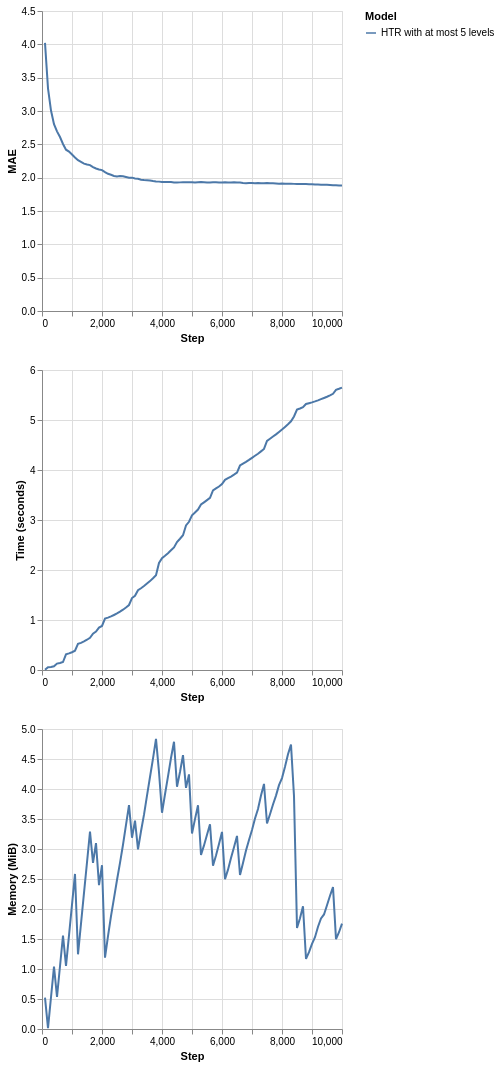

Notebook cell for this chart:
### Markdown cell above
Note that as soon the memory usage reaches the limit that we determined (at the memory check intervals), HTR starts managing its resource usage to reduce the size. As a consequence, the running time also decreases. For more accurate management, the intervals between memory checks should be decreased. This action, however, has costs since the tree stops the learning process to estimate its size and alter its own structure. Too frequent memory checks might end up result in a slow learning process. Besides, by using fewer resources, the predictive performance can be negatively impacted. So, use this tool with caution!

**But how that works at all?**

HTs monitor the incoming feature values to perform split attempts. To do so, they rely on a class of algorithms called *Attribute Observers* (AO) or *Splitters* (spoiler alert!). Each leaf node in an HT keeps one AO per incoming feature. After pre-determined intervals (`grace_period` parameter), leaves query their AOs for split candidates. Well, there are costs to monitor input features (mainly the numerical ones). In fact, AOs correspond to one of the most time and memory-consuming portions of the HTs. To manage memory usage, an HT firstly determines its least promising leaves, w.r.t. how likely they will be split. Then, these leaves' AOs are removed, and the tree nodes are said to be "deactivated." That's it! The deactivated leaves do not perform split attempts anymore, but they continue to be updated to provide responses. They will be kept as leaves as long as there are not available resources to enable tree growth. These leaves can be activated again (meaning that new AOs will be created for them) if there is available memory, so don't worry!

**Hint:** another indirect way to bound memory usage is to limit the tree depth. By default, the trees can grow until they get close to the maximum recursion limit enabled in the system, but the `max_depth` parameter can control this behavior.

### Code cell
plot_performance(
    synth.Friedman(seed=42).take(10_000),
    metrics.MAE(),
    {
        "HTR with at most 5 levels": (
            preprocessing.StandardScaler()
            | tree.HoeffdingTreeRegressor(
                splitter=tree.splitter.EBSTSplitter(),
                max_depth=5
            )
        )
    }
)

### Figure 1 — Vega-Lite specification as saved in the notebook (floating-point values rounded to 4 significant figures)
{"config": {"view": {"continuousWidth": 300, "continuousHeight": 300}}, "vconcat": [{"mark": {"type": "line"}, "encoding": {"color": {"field": "Model", "type": "nominal"}, "x": {"field": "Step", "type": "quantitative"}, "y": {"field": "Metric", "title": "MAE", "type": "quantitative"}}}, {"mark": {"type": "line"}, "encoding": {"color": {"field": "Model", "type": "nominal"}, "x": {"field": "Step", "type": "quantitative"}, "y": {"field": "Time", "title": "Time (seconds)", "type": "quantitative"}}}, {"mark": {"type": "line"}, "encoding": {"color": {"field": "Model", "type": "nominal"}, "x": {"field": "Step", "type": "quantitative"}, "y": {"field": "Memory", "title": "Memory (MiB)", "type": "quantitative"}}}], "data": {"name": "data-c785094a5e18211325dc448e07a169a6"}, "$schema": "https://vega.github.io/schema/vega-lite/v6.1.0.json", "datasets": {"data-c785094a5e18211325dc448e07a169a6": [{"Step": 100, "Metric": 4.023, "Time": 0.005246, "Memory": 0.5233, "Model": "HTR with at most 5 levels"}, {"Step": 200, "Metric": 3.34, "Time": 0.05559, "Memory": 0.01346, "Model": "HTR with at most 5 levels"}, {"Step": 300, "Metric": 3.007, "Time": 0.06093, "Memory": 0.5291, "Model": "HTR with at most 5 levels"}, {"Step": 400, "Metric": 2.803, "Time": 0.07322, "Memory": 1.04, "Model": "HTR with at most 5 levels"}, {"Step": 500, "Metric": 2.695, "Time": 0.1274, "Memory": 0.5343, "Model": "HTR with at most 5 levels"}, {"Step": 600, "Metric": 2.61, "Time": 0.1405, "Memory": 1.045, "Model": "HTR with at most 5 levels"}, {"Step": 700, "Metric": 2.506, "Time": 0.1596, "Memory": 1.557, "Model": "HTR with at most 5 levels"}, {"Step": 800, "Metric": 2.42, "Time": 0.313, "Memory": 1.051, "Model": "HTR with at most 5 levels"}, {"Step": 900, "Metric": 2.391, "Time": 0.332, "Memory": 1.562, "Model": "HTR with at most 5 levels"}, {"Step": 1000, "Metric": 2.346, "Time": 0.3557, "Memory": 2.073, "Model": "HTR with at most 5 levels"}, {"Step": 1100, "Metric": 2.303, "Time": 0.3851, "Memory": 2.584, "Model": "HTR with at most 5 levels"}, {"Step": 1200, "Metric": 2.262, "Time": 0.5227, "Memory": 1.245, "Model": "HTR with at most 5 levels"}, {"Step": 1300, "Metric": 2.237, "Time": 0.5425, "Memory": 1.756, "Model": "HTR with at most 5 levels"}, {"Step": 1400, "Metric": 2.211, "Time": 0.5712, "Memory": 2.267, "Model": "HTR with at most 5 levels"}, {"Step": 1500, "Metric": 2.198, "Time": 0.6054, "Memory": 2.779, "Model": "HTR with at most 5 levels"}, {"Step": 1600, "Metric": 2.188, "Time": 0.6452, "Memory": 3.29, "Model": "HTR with at most 5 levels"}, {"Step": 1700, "Metric": 2.159, "Time": 0.7277, "Memory": 2.77, "Model": "HTR with at most 5 levels"}, {"Step": 1800, "Metric": 2.137, "Time": 0.7696, "Memory": 3.097, "Model": "HTR with at most 5 levels"}, {"Step": 1900, "Metric": 2.124, "Time": 0.8484, "Memory": 2.397, "Model": "HTR with at most 5 levels"}, {"Step": 2000, "Metric": 2.113, "Time": 0.8811, "Memory": 2.729, "Model": "HTR with at most 5 levels"}, {"Step": 2100, "Metric": 2.083, "Time": 1.028, "Memory": 1.19, "Model": "HTR with at most 5 levels"}, {"Step": 2200, "Metric": 2.058, "Time": 1.046, "Memory": 1.548, "Model": "HTR with at most 5 levels"}, {"Step": 2300, "Metric": 2.043, "Time": 1.072, "Memory": 1.88, "Model": "HTR with at most 5 levels"}, {"Step": 2400, "Metric": 2.026, "Time": 1.1, "Memory": 2.181, "Model": "HTR with at most 5 levels"}, {"Step": 2500, "Metric": 2.018, "Time": 1.13, "Memory": 2.483, "Model": "HTR with at most 5 levels"}, {"Step": 2600, "Metric": 2.023, "Time": 1.166, "Memory": 2.769, "Model": "HTR with at most 5 levels"}, {"Step": 2700, "Metric": 2.02, "Time": 1.206, "Memory": 3.071, "Model": "HTR with at most 5 levels"}, {"Step": 2800, "Metric": 2.009, "Time": 1.251, "Memory": 3.403, "Model": "HTR with at most 5 levels"}, {"Step": 2900, "Metric": 1.999, "Time": 1.3, "Memory": 3.73, "Model": "HTR with at most 5 levels"}, {"Step": 3000, "Metric": 2.0, "Time": 1.44, "Memory": 3.187, "Model": "HTR with at most 5 levels"}, {"Step": 3100, "Metric": 1.987, "Time": 1.486, "Memory": 3.474, "Model": "HTR with at most 5 levels"}, {"Step": 3200, "Metric": 1.983, "Time": 1.595, "Memory": 2.994, "Model": "HTR with at most 5 levels"}, {"Step": 3300, "Metric": 1.969, "Time": 1.636, "Memory": 3.296, "Model": "HTR with at most 5 levels"}, {"Step": 3400, "Metric": 1.965, "Time": 1.68, "Memory": 3.572, "Model": "HTR with at most 5 levels"}, {"Step": 3500, "Metric": 1.961, "Time": 1.73, "Memory": 3.889, "Model": "HTR with at most 5 levels"}, {"Step": 3600, "Metric": 1.957, "Time": 1.778, "Memory": 4.201, "Model": "HTR with at most 5 levels"}, {"Step": 3700, "Metric": 1.949, "Time": 1.835, "Memory": 4.507, "Model": "HTR with at most 5 levels"}, {"Step": 3800, "Metric": 1.944, "Time": 1.895, "Memory": 4.834, "Model": "HTR with at most 5 levels"}, {"Step": 3900, "Metric": 1.941, "Time": 2.142, "Memory": 4.281, "Model": "HTR with at most 5 levels"}, {"Step": 4000, "Metric": 1.935, "Time": 2.238, "Memory": 3.605, "Model": "HTR with at most 5 levels"}, {"Step": 4100, "Metric": 1.934, "Time": 2.284, "Memory": 3.913, "Model": "HTR with at most 5 levels"}, {"Step": 4200, "Metric": 1.934, "Time": 2.336, "Memory": 4.21, "Model": "HTR with at most 5 levels"}, {"Step": 4300, "Metric": 1.934, "Time": 2.394, "Memory": 4.516, "Model": "HTR with at most 5 levels"}, {"Step": 4400, "Metric": 1.929, "Time": 2.452, "Memory": 4.787, "Model": "HTR with at most 5 levels"}, {"Step": 4500, "Metric": 1.927, "Time": 2.558, "Memory": 4.037, "Model": "HTR with at most 5 levels"}, {"Step": 4600, "Metric": 1.929, "Time": 2.625, "Memory": 4.283, "Model": "HTR with at most 5 levels"}, {"Step": 4700, "Metric": 1.931, "Time": 2.695, "Memory": 4.564, "Model": "HTR with at most 5 levels"}, {"Step": 4800, "Metric": 1.933, "Time": 2.892, "Memory": 4.019, "Model": "HTR with at most 5 levels"}, {"Step": 4900, "Metric": 1.93, "Time": 2.965, "Memory": 4.244, "Model": "HTR with at most 5 levels"}, {"Step": 5000, "Metric": 1.933, "Time": 3.093, "Memory": 3.258, "Model": "HTR with at most 5 levels"}, {"Step": 5100, "Metric": 1.928, "Time": 3.15, "Memory": 3.498, "Model": "HTR with at most 5 levels"}, {"Step": 5200, "Metric": 1.932, "Time": 3.209, "Memory": 3.728, "Model": "HTR with at most 5 levels"}, {"Step": 5300, "Metric": 1.934, "Time": 3.309, "Memory": 2.902, "Model": "HTR with at most 5 levels"}, {"Step": 5400, "Metric": 1.933, "Time": 3.353, "Memory": 3.06, "Model": "HTR with at most 5 levels"}, {"Step": 5500, "Metric": 1.928, "Time": 3.398, "Memory": 3.239, "Model": "HTR with at most 5 levels"}, {"Step": 5600, "Metric": 1.929, "Time": 3.445, "Memory": 3.413, "Model": "HTR with at most 5 levels"}, {"Step": 5700, "Metric": 1.931, "Time": 3.591, "Memory": 2.722, "Model": "HTR with at most 5 levels"}, {"Step": 5800, "Metric": 1.932, "Time": 3.632, "Memory": 2.891, "Model": "HTR with at most 5 levels"}, {"Step": 5900, "Metric": 1.929, "Time": 3.67, "Memory": 3.085, "Model": "HTR with at most 5 levels"}, {"Step": 6000, "Metric": 1.928, "Time": 3.721, "Memory": 3.284, "Model": "HTR with at most 5 levels"}, {"Step": 6100, "Metric": 1.93, "Time": 3.803, "Memory": 2.496, "Model": "HTR with at most 5 levels"}, {"Step": 6200, "Metric": 1.928, "Time": 3.836, "Memory": 2.656, "Model": "HTR with at most 5 levels"}, {"Step": 6300, "Metric": 1.929, "Time": 3.87, "Memory": 2.85, "Model": "HTR with at most 5 levels"}, {"Step": 6400, "Metric": 1.93, "Time": 3.906, "Memory": 3.029, "Model": "HTR with at most 5 levels"}, {"Step": 6500, "Metric": 1.928, "Time": 3.947, "Memory": 3.218, "Model": "HTR with at most 5 levels"}, {"Step": 6600, "Metric": 1.926, "Time": 4.09, "Memory": 2.567, "Model": "HTR with at most 5 levels"}, {"Step": 6700, "Metric": 1.919, "Time": 4.128, "Memory": 2.766, "Model": "HTR with at most 5 levels"}, {"Step": 6800, "Metric": 1.917, "Time": 4.163, "Memory": 2.976, "Model": "HTR with at most 5 levels"}, {"Step": 6900, "Metric": 1.919, "Time": 4.202, "Memory": 3.149, "Model": "HTR with at most 5 levels"}, {"Step": 7000, "Metric": 1.918, "Time": 4.243, "Memory": 3.318, "Model": "HTR with at most 5 levels"}, {"Step": 7100, "Metric": 1.918, "Time": 4.284, "Memory": 3.507, "Model": "HTR with at most 5 levels"}, {"Step": 7200, "Metric": 1.919, "Time": 4.326, "Memory": 3.666, "Model": "HTR with at most 5 levels"}, {"Step": 7300, "Metric": 1.917, "Time": 4.373, "Memory": 3.891, "Model": "HTR with at most 5 levels"}, {"Step": 7400, "Metric": 1.917, "Time": 4.42, "Memory": 4.085, "Model": "HTR with at most 5 levels"}, {"Step": 7500, "Metric": 1.919, "Time": 4.58, "Memory": 3.425, "Model": "HTR with at most 5 levels"}, {"Step": 7600, "Metric": 1.917, "Time": 4.624, "Memory": 3.578, "Model": "HTR with at most 5 levels"}, {"Step": 7700, "Metric": 1.916, "Time": 4.669, "Memory": 3.742, "Model": "HTR with at most 5 levels"}, {"Step": 7800, "Metric": 1.914, "Time": 4.713, "Memory": 3.89, "Model": "HTR with at most 5 levels"}, {"Step": 7900, "Metric": 1.911, "Time": 4.761, "Memory": 4.064, "Model": "HTR with at most 5 levels"}, {"Step": 8000, "Metric": 1.911, "Time": 4.81, "Memory": 4.182, "Model": "HTR with at most 5 levels"}, {"Step": 8100, "Metric": 1.907, "Time": 4.862, "Memory": 4.371, "Model": "HTR with at most 5 levels"}, {"Step": 8200, "Metric": 1.907, "Time": 4.915, "Memory": 4.58, "Model": "HTR with at most 5 levels"}, {"Step": 8300, "Metric": 1.909, "Time": 4.974, "Memory": 4.739, "Model": "HTR with at most 5 levels"}, {"Step": 8400, "Metric": 1.907, "Time": 5.071, "Memory": 3.882, "Model": "HTR with at most 5 levels"}, {"Step": 8500, "Metric": 1.905, "Time": 5.208, "Memory": 1.686, "Model": "HTR with at most 5 levels"}, {"Step": 8600, "Metric": 1.904, "Time": 5.231, "Memory": 1.846, "Model": "HTR with at most 5 levels"}, {"Step": 8700, "Metric": 1.905, "Time": 5.256, "Memory": 2.045, "Model": "HTR with at most 5 levels"}, {"Step": 8800, "Metric": 1.904, "Time": 5.321, "Memory": 1.168, "Model": "HTR with at most 5 levels"}, {"Step": 8900, "Metric": 1.903, "Time": 5.337, "Memory": 1.28, "Model": "HTR with at most 5 levels"}, {"Step": 9000, "Metric": 1.901, "Time": 5.353, "Memory": 1.418, "Model": "HTR with at most 5 levels"}, {"Step": 9100, "Metric": 1.896, "Time": 5.372, "Memory": 1.53, "Model": "HTR with at most 5 levels"}, {"Step": 9200, "Metric": 1.896, "Time": 5.393, "Memory": 1.704, "Model": "HTR with at most 5 levels"}, {"Step": 9300, "Metric": 1.894, "Time": 5.416, "Memory": 1.842, "Model": "HTR with at most 5 levels"}, {"Step": 9400, "Metric": 1.892, "Time": 5.44, "Memory": 1.909, "Model": "HTR with at most 5 levels"}, {"Step": 9500, "Metric": 1.892, "Time": 5.465, "Memory": 2.062, "Model": "HTR with at most 5 levels"}, {"Step": 9600, "Metric": 1.89, "Time": 5.493, "Memory": 2.221, "Model": "HTR with at most 5 levels"}, {"Step": 9700, "Metric": 1.887, "Time": 5.525, "Memory": 2.364, "Model": "HTR with at most 5 levels"}, {"Step": 9800, "Metric": 1.885, "Time": 5.603, "Memory": 1.498, "Model": "HTR with at most 5 levels"}, {"Step": 9900, "Metric": 1.882, "Time": 5.625, "Memory": 1.612, "Model": "HTR with at most 5 levels"}, {"Step": 10000, "Metric": 1.883, "Time": 5.649, "Memory": 1.755, "Model": "HTR with at most 5 levels"}]}}
